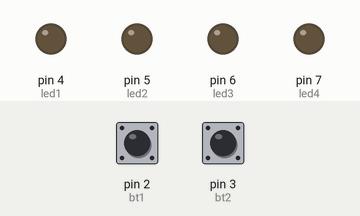
Simulated run of this sketch. Board: Arduino Uno, built with avr-gcc and run on an emulated ATmega328P. Shown: output pins drawn as LEDs (lit = HIGH). Dashed ring = blinking. The inputs (shaded band) are chosen by the test bench; at power-on: pin 2 (bt1) HIGH, pin 3 (bt2) HIGH.

Above: at 1.2 s.
1.3 s: pin 2 (bt1) pulled LOW for 0.15 s
At 1.5 s:
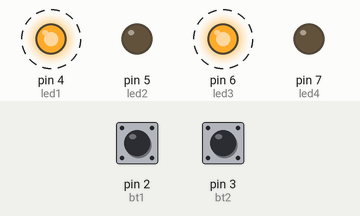
4.3 s: pin 3 (bt2) pulled LOW for 0.15 s
At 5.5 s:
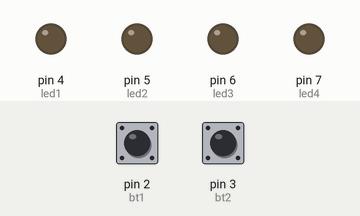
5.9 s: pin 2 (bt1) pulled LOW for 1 s
At 6.4 s:
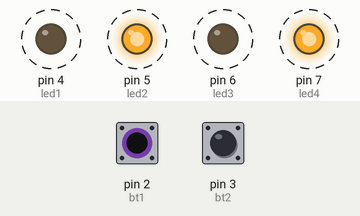
8.9 s: pin 3 (bt2) pulled LOW for 1 s
At 10.3 s:
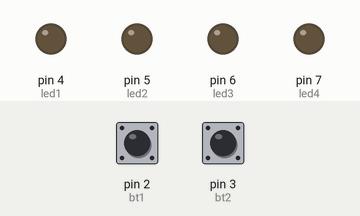
Timing chart, 0 to 11.9 s (numbered marks = the images above; inputs shaded):
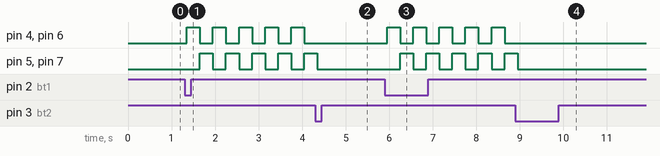

The sketch:

Lista7.ino
```cpp
const int bt1 = 2; // ativa modo efeito
const int bt2 = 3; // desativa

const int led1 = 4;
const int led2 = 5;
const int led3 = 6;
const int led4 = 7;

bool modo = false; // false = desligado | true = efeito

// debounce bt1
bool ult1 = HIGH, est1 = HIGH;
unsigned long t1 = 0;

// debounce bt2
bool ult2 = HIGH, est2 = HIGH;
unsigned long t2 = 0;

const unsigned long debounce = 50;

// millis do efeito
unsigned long tempo = 0;
const unsigned long intervalo = 300;

bool fase = false; // alterna entre os pares

void setup() {
  pinMode(bt1, INPUT_PULLUP);
  pinMode(bt2, INPUT_PULLUP);

  pinMode(led1, OUTPUT);
  pinMode(led2, OUTPUT);
  pinMode(led3, OUTPUT);
  pinMode(led4, OUTPUT);
}

void loop() {
  // ===== BOTÃO 1 (ativa modo) =====
  bool l1 = digitalRead(bt1);

  if (l1 != ult1) t1 = millis();

  if ((millis() - t1) > debounce) {
    if (l1 != est1) {
      est1 = l1;

      if (est1 == LOW) {
        modo = true; // ativa efeito
      }
    }
  }

  ult1 = l1;

  // ===== BOTÃO 2 (desativa modo) =====
  bool l2 = digitalRead(bt2);

  if (l2 != ult2) t2 = millis();

  if ((millis() - t2) > debounce) {
    if (l2 != est2) {
      est2 = l2;

      if (est2 == LOW) {
        modo = false; // desativa efeito

        // apaga tudo
        digitalWrite(led1, LOW);
        digitalWrite(led2, LOW);
        digitalWrite(led3, LOW);
        digitalWrite(led4, LOW);
      }
    }
  }

  ult2 = l2;

  // ===== MODO EFEITO =====
  if (modo) {
    if (millis() - tempo >= intervalo) {
      tempo = millis();

      fase = !fase; // alterna

      if (fase) {
        // LED1 + LED3
        digitalWrite(led1, HIGH);
        digitalWrite(led3, HIGH);
        digitalWrite(led2, LOW);
        digitalWrite(led4, LOW);
      } else {
        // LED2 + LED4
        digitalWrite(led2, HIGH);
        digitalWrite(led4, HIGH);
        digitalWrite(led1, LOW);
        digitalWrite(led3, LOW);
      }
    }
  }
}
```

Measured:
- after the input at 1.3 s, pin 4 (led1), pin 6 (led3): alternates HIGH for 0.30 s and LOW for 0.30 s, starting after 0.05 s; pin 5 (led2), pin 7 (led4): alternates HIGH for 0.30 s and LOW for 0.30 s, starting after 0.35 s
- after the input at 4.3 s, pin 4 (led1), pin 6 (led3): stops changing and stays LOW; pin 5 (led2), pin 7 (led4): goes on until 4.4 s, then stays LOW
- after the input at 5.9 s, pin 4 (led1), pin 6 (led3): alternates HIGH for 0.30 s and LOW for 0.30 s, starting after 0.05 s; pin 5 (led2), pin 7 (led4): alternates HIGH for 0.30 s and LOW for 0.30 s, starting after 0.35 s
- after the input at 8.9 s, pin 4 (led1), pin 6 (led3): stops changing and stays LOW; pin 5 (led2), pin 7 (led4): goes on until 9.0 s, then stays LOW
